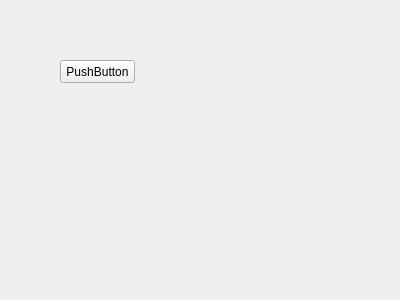
<?xml version="1.0" encoding="UTF-8"?>
<ui version="4.0">
 <class>Form</class>
 <widget class="QWidget" name="Form">
  <property name="geometry">
   <rect>
    <x>0</x>
    <y>0</y>
    <width>400</width>
    <height>300</height>
   </rect>
  </property>
  <property name="windowTitle">
   <string>Form</string>
  </property>
  <widget class="MPushButton" name="pushButton">
   <property name="geometry">
    <rect>
     <x>60</x>
     <y>60</y>
     <width>75</width>
     <height>23</height>
    </rect>
   </property>
   <property name="text">
    <string>PushButton</string>
   </property>
  </widget>
 </widget>
 <customwidgets>
  <customwidget>
   <class>MPushButton</class>
   <extends>QPushButton</extends>
   <header>dayu_widgets/push_button.h</header>
  </customwidget>
 </customwidgets>
 <resources/>
 <connections/>
</ui>
